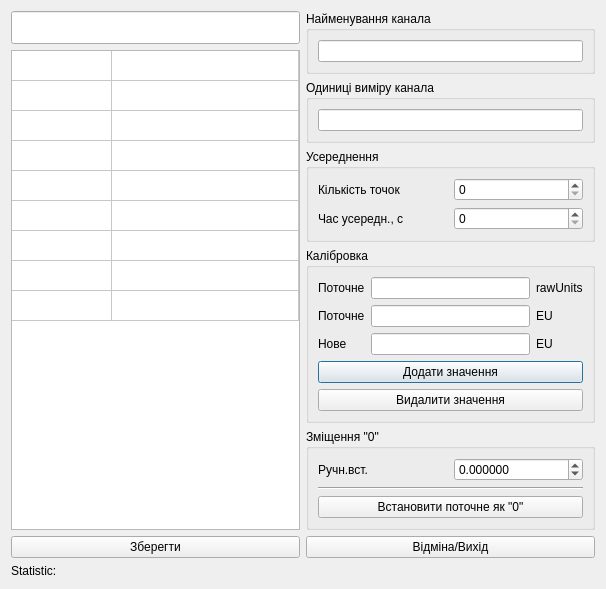
<?xml version="1.0" encoding="UTF-8"?>
<ui version="4.0">
 <class>DialogCalibr</class>
 <widget class="QDialog" name="DialogCalibr">
  <property name="geometry">
   <rect>
    <x>0</x>
    <y>0</y>
    <width>606</width>
    <height>554</height>
   </rect>
  </property>
  <property name="windowTitle">
   <string>Калибровка</string>
  </property>
  <layout class="QGridLayout" name="gridLayout_2">
   <item row="0" column="0">
    <layout class="QVBoxLayout" name="verticalLayout_3">
     <item>
      <widget class="QLineEdit" name="lineEdit_Value">
       <property name="font">
        <font>
         <pointsize>16</pointsize>
         <weight>75</weight>
         <bold>true</bold>
        </font>
       </property>
       <property name="text">
        <string/>
       </property>
       <property name="alignment">
        <set>Qt::AlignCenter</set>
       </property>
       <property name="readOnly">
        <bool>true</bool>
       </property>
      </widget>
     </item>
     <item>
      <widget class="QTableWidget" name="tableWidgetCalPoints">
       <property name="lineWidth">
        <number>1</number>
       </property>
       <property name="editTriggers">
        <set>QAbstractItemView::DoubleClicked|QAbstractItemView::SelectedClicked</set>
       </property>
       <property name="selectionMode">
        <enum>QAbstractItemView::SingleSelection</enum>
       </property>
       <property name="selectionBehavior">
        <enum>QAbstractItemView::SelectItems</enum>
       </property>
       <property name="sortingEnabled">
        <bool>false</bool>
       </property>
       <property name="rowCount">
        <number>9</number>
       </property>
       <property name="columnCount">
        <number>2</number>
       </property>
       <attribute name="horizontalHeaderVisible">
        <bool>false</bool>
       </attribute>
       <attribute name="horizontalHeaderCascadingSectionResizes">
        <bool>false</bool>
       </attribute>
       <attribute name="horizontalHeaderHighlightSections">
        <bool>true</bool>
       </attribute>
       <attribute name="horizontalHeaderStretchLastSection">
        <bool>true</bool>
       </attribute>
       <attribute name="verticalHeaderVisible">
        <bool>false</bool>
       </attribute>
       <attribute name="verticalHeaderStretchLastSection">
        <bool>false</bool>
       </attribute>
       <row/>
       <row/>
       <row/>
       <row/>
       <row/>
       <row/>
       <row/>
       <row/>
       <row/>
       <column/>
       <column/>
      </widget>
     </item>
    </layout>
   </item>
   <item row="0" column="1">
    <layout class="QVBoxLayout" name="verticalLayout_2" stretch="0,10,10,10,10">
     <item>
      <widget class="QGroupBox" name="groupBoxChName">
       <property name="title">
        <string>Найменування канала</string>
       </property>
       <layout class="QVBoxLayout" name="verticalLayout_5">
        <item>
         <widget class="QLineEdit" name="lineEditChName"/>
        </item>
       </layout>
      </widget>
     </item>
     <item>
      <widget class="QGroupBox" name="groupBox">
       <property name="title">
        <string>Одиниці виміру канала</string>
       </property>
       <layout class="QVBoxLayout" name="verticalLayout">
        <item>
         <widget class="QLineEdit" name="lineEdit_EU"/>
        </item>
       </layout>
      </widget>
     </item>
     <item>
      <widget class="QGroupBox" name="groupBox_averagePoints">
       <property name="title">
        <string>Усереднення</string>
       </property>
       <layout class="QGridLayout" name="gridLayout_3">
        <item row="1" column="0">
         <widget class="QLabel" name="label_timeAvgInterval">
          <property name="text">
           <string>Час усередн., c</string>
          </property>
         </widget>
        </item>
        <item row="1" column="3">
         <widget class="QSpinBox" name="spinBox_timeAvgInterval">
          <property name="maximum">
           <number>10000</number>
          </property>
         </widget>
        </item>
        <item row="0" column="0">
         <widget class="QLabel" name="label_avgPoints">
          <property name="text">
           <string>Кількість точок</string>
          </property>
         </widget>
        </item>
        <item row="0" column="3">
         <widget class="QSpinBox" name="spinBox_numAvgPoints">
          <property name="maximum">
           <number>100</number>
          </property>
          <property name="singleStep">
           <number>3</number>
          </property>
         </widget>
        </item>
       </layout>
      </widget>
     </item>
     <item>
      <widget class="QGroupBox" name="groupBox_2">
       <property name="title">
        <string>Калібровка</string>
       </property>
       <layout class="QGridLayout" name="gridLayout">
        <item row="1" column="0">
         <widget class="QLabel" name="label_2">
          <property name="text">
           <string>Поточне</string>
          </property>
         </widget>
        </item>
        <item row="2" column="0">
         <widget class="QLabel" name="label_3">
          <property name="text">
           <string>Нове</string>
          </property>
         </widget>
        </item>
        <item row="2" column="1">
         <widget class="QLineEdit" name="lineEdit_CalibrVaueEU_new"/>
        </item>
        <item row="0" column="1">
         <widget class="QLineEdit" name="lineEdit_CalibrValueRaw"/>
        </item>
        <item row="1" column="2">
         <widget class="QLabel" name="label_EU">
          <property name="text">
           <string>EU</string>
          </property>
         </widget>
        </item>
        <item row="2" column="2">
         <widget class="QLabel" name="label_EU_new">
          <property name="text">
           <string>EU</string>
          </property>
         </widget>
        </item>
        <item row="3" column="0" colspan="3">
         <widget class="QPushButton" name="buttonAddValue">
          <property name="text">
           <string>Додати значення</string>
          </property>
          <property name="icon">
           <iconset resource="res.qrc">
            <normaloff>:/icons/Add.ico</normaloff>:/icons/Add.ico</iconset>
          </property>
         </widget>
        </item>
        <item row="4" column="0" colspan="3">
         <widget class="QPushButton" name="buttonDeleteValue">
          <property name="text">
           <string>Видалити значення</string>
          </property>
          <property name="icon">
           <iconset resource="res.qrc">
            <normaloff>:/icons/Delete.ico</normaloff>:/icons/Delete.ico</iconset>
          </property>
         </widget>
        </item>
        <item row="0" column="2">
         <widget class="QLabel" name="label_4">
          <property name="text">
           <string>rawUnits</string>
          </property>
         </widget>
        </item>
        <item row="1" column="1">
         <widget class="QLineEdit" name="lineEdit_CalibrValueEU"/>
        </item>
        <item row="0" column="0">
         <widget class="QLabel" name="label">
          <property name="text">
           <string>Поточне</string>
          </property>
         </widget>
        </item>
       </layout>
      </widget>
     </item>
     <item>
      <widget class="QGroupBox" name="groupBox_3">
       <property name="title">
        <string>Зміщення &quot;0&quot;</string>
       </property>
       <layout class="QVBoxLayout" name="verticalLayout_4">
        <item>
         <layout class="QHBoxLayout" name="horizontalLayout_2">
          <item>
           <widget class="QLabel" name="label_5">
            <property name="text">
             <string>Ручн.вст.</string>
            </property>
           </widget>
          </item>
          <item>
           <widget class="QDoubleSpinBox" name="doubleSpinBox_zeroOffset">
            <property name="decimals">
             <number>6</number>
            </property>
            <property name="minimum">
             <double>-1000000.000000000000000</double>
            </property>
            <property name="maximum">
             <double>1000000.000000000000000</double>
            </property>
            <property name="singleStep">
             <double>0.100000000000000</double>
            </property>
           </widget>
          </item>
         </layout>
        </item>
        <item>
         <widget class="Line" name="line">
          <property name="orientation">
           <enum>Qt::Horizontal</enum>
          </property>
         </widget>
        </item>
        <item>
         <widget class="QPushButton" name="buttonSetCurrentToOffset">
          <property name="text">
           <string>Встановити поточне як &quot;0&quot;</string>
          </property>
         </widget>
        </item>
       </layout>
      </widget>
     </item>
    </layout>
   </item>
   <item row="1" column="0" colspan="2">
    <layout class="QHBoxLayout" name="horizontalLayout_3">
     <item>
      <widget class="QPushButton" name="buttonSaveCalibr">
       <property name="text">
        <string>Зберегти</string>
       </property>
       <property name="icon">
        <iconset resource="res.qrc">
         <normaloff>:/icons/Save.ico</normaloff>:/icons/Save.ico</iconset>
       </property>
       <property name="iconSize">
        <size>
         <width>32</width>
         <height>32</height>
        </size>
       </property>
      </widget>
     </item>
     <item>
      <widget class="QPushButton" name="buttonExit">
       <property name="text">
        <string>Відміна/Вихід</string>
       </property>
       <property name="icon">
        <iconset resource="res.qrc">
         <normaloff>:/icons/exit.ico</normaloff>:/icons/exit.ico</iconset>
       </property>
       <property name="iconSize">
        <size>
         <width>32</width>
         <height>32</height>
        </size>
       </property>
      </widget>
     </item>
    </layout>
   </item>
   <item row="2" column="0">
    <widget class="QLabel" name="label_statistic">
     <property name="sizePolicy">
      <sizepolicy hsizetype="Preferred" vsizetype="Preferred">
       <horstretch>0</horstretch>
       <verstretch>0</verstretch>
      </sizepolicy>
     </property>
     <property name="text">
      <string>Statistic: </string>
     </property>
    </widget>
   </item>
  </layout>
 </widget>
 <resources>
  <include location="res.qrc"/>
 </resources>
 <connections/>
</ui>
